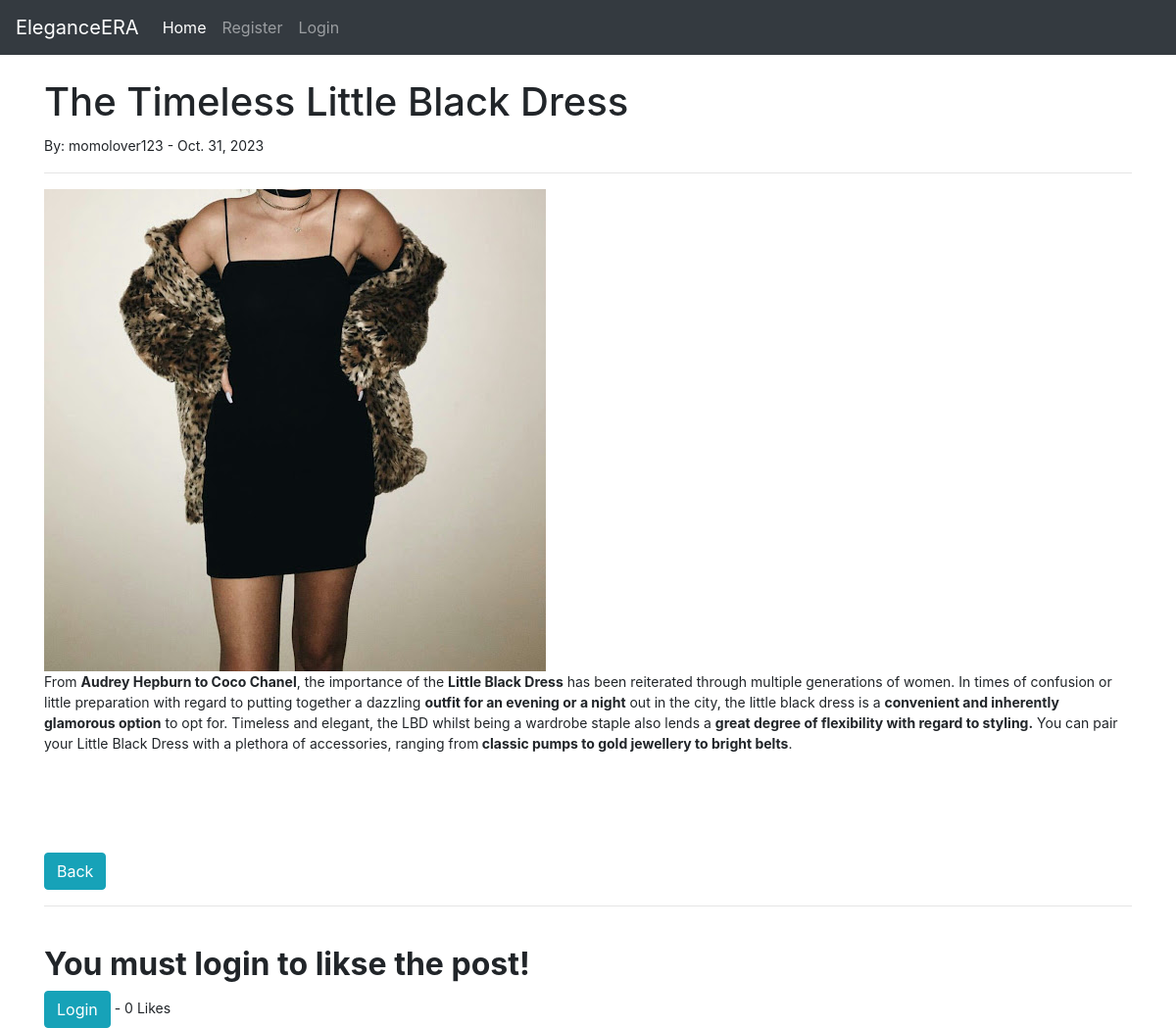
The app's page /article/10 with its own data.
### FashionBlog/models.py (models this page shows, shortened)
class Post(models.Model):
    title = models.CharField(max_length=255)
    header_image = models.ImageField(null=True, blank=True, upload_to="images/")
    title_tag = models.CharField(max_length=255)
    author = models.ForeignKey(User, on_delete=models.CASCADE)
    body = RichTextField(blank=True, null=True)
    snippet = models.CharField(max_length=255, default='this is a fashion blog')
    post_date = models.DateField(auto_now_add=True)
    likes = models.ManyToManyField(User, related_name='blog_posts')
    def total_likes(self):
       return self.likes.count()

### FashionBlog/views.py (the view)
# urls.py: path('article/<int:pk>', articledetailView.as_view(), name = "article_detail" ),
class articledetailView(DetailView):
    model = Post
    template_name = 'article_detail.html'
    def get_context_data(self, *args, **kwargs):
        cat_menu = Category.objects.all()
        context = super(articledetailView, self).get_context_data(*args, **kwargs)
        stuff = get_object_or_404(Post, id=self.kwargs['pk'])
        total_likes = stuff.total_likes()
        liked = False
        if stuff.likes.filter(id=self.request.user.id).exists():
           liked = True
        context["cat_menu"] = cat_menu
        context["total_likes"] = total_likes
        context["liked"] = liked
        return context

### FashionBlog/templates/article_detail.html (shortened to what this page needs)
{% extends 'base.html' %}
{% load static %}
{% block content %}
<h1>{{ post.title }}</h1>
<small> By:
    {{ post.author }} - {{ post.post_date }}
<hr>
{% if post.header_image %}
    <img src="{{ post.header_image.url }}"> <br>
{% endif %}
{{ post.body|safe }}
<br>
<br>
<a href="{% url 'home' %}" class="btn btn-info">Back</a>
<hr>
<br>
<form action="{% url 'like_post' post.pk %}" method="POST">
    {% if user.is_authenticated %}
        {% if liked %}
            <button type="submit", name="post_id", value="{{ post.id }}", class="btn btn-danger btn-sm">Unlike</button>
        {% else %}
            <button type="submit", name="post_id", value="{{ post.id }}", class="btn btn-primary btn-sm">like</button>
        {% endif %}
    {% else %}
        <h2><strong>You must login to likse the post!</strong></h2><a class="btn btn-info" href="{% url 'login'  %}">Login</a>
    {% endif %}
    - {{ total_likes }} Likes
</form>
{% endblock %}

### records on screen
Post: title "The Timeless Little Black Dress", author "momolover123", post_date "Oct. 31, 2023", header_image (picture), body "From Audrey Hepburn to Coco Chanel , the importance of the Little Black Dress has been reiterated through multiple generations of women. In times of confusion or little preparation with regard to putting together a dazzling outfit for an evening or a night out in the city, the little black dress is a convenient and inherently glamorous option to opt for. Timeless and elegant, the LBD whilst being a wardrobe staple also lends a great degree of flexibility with regard to styling. You can pair your Little Black Dress with a plethora of accessories, ranging from classic pumps to gold jewellery to bright belts ."

### other values on screen
{{ total_likes }} "0"
